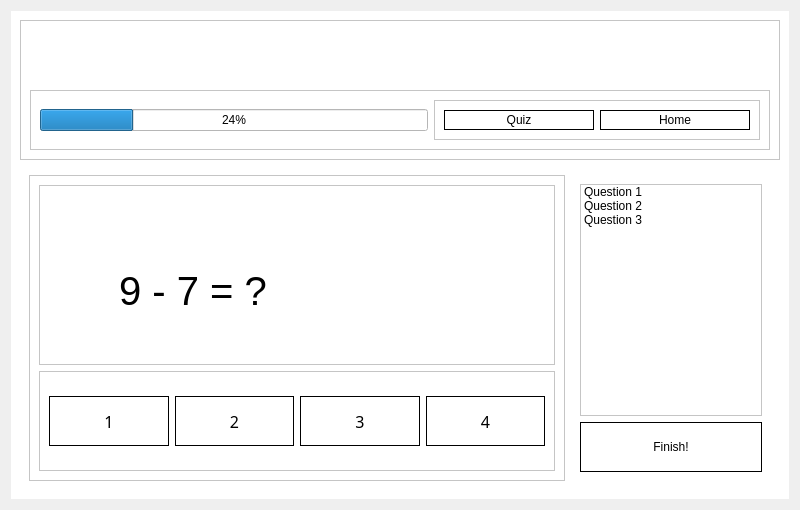
<?xml version="1.0" encoding="UTF-8"?>
<ui version="4.0">
 <class>Form</class>
 <widget class="QWidget" name="Form">
  <property name="geometry">
   <rect>
    <x>0</x>
    <y>0</y>
    <width>800</width>
    <height>510</height>
   </rect>
  </property>
  <property name="windowTitle">
   <string>Form</string>
  </property>
  <layout class="QVBoxLayout" name="verticalLayout">
   <item>
    <widget class="QFrame" name="frame_3">
     <property name="minimumSize">
      <size>
       <width>0</width>
       <height>0</height>
      </size>
     </property>
     <property name="maximumSize">
      <size>
       <width>16777215</width>
       <height>16777215</height>
      </size>
     </property>
     <property name="autoFillBackground">
      <bool>false</bool>
     </property>
     <property name="styleSheet">
      <string notr="true">background-color: rgb(255, 255, 255);</string>
     </property>
     <property name="frameShape">
      <enum>QFrame::NoFrame</enum>
     </property>
     <property name="frameShadow">
      <enum>QFrame::Raised</enum>
     </property>
     <layout class="QVBoxLayout" name="verticalLayout_2">
      <item>
       <widget class="QFrame" name="frame_9">
        <property name="frameShape">
         <enum>QFrame::StyledPanel</enum>
        </property>
        <property name="frameShadow">
         <enum>QFrame::Raised</enum>
        </property>
        <layout class="QVBoxLayout" name="verticalLayout_8">
         <item alignment="Qt::AlignHCenter">
          <widget class="QLabel" name="label_6">
           <property name="maximumSize">
            <size>
             <width>300</width>
             <height>16777215</height>
            </size>
           </property>
           <property name="font">
            <font>
             <family>Microsoft JhengHei</family>
             <pointsize>30</pointsize>
            </font>
           </property>
           <property name="text">
            <string/>
           </property>
           <property name="pixmap">
            <pixmap>../../resources/practice_time.png</pixmap>
           </property>
           <property name="scaledContents">
            <bool>true</bool>
           </property>
          </widget>
         </item>
         <item>
          <widget class="QFrame" name="frame_8">
           <property name="minimumSize">
            <size>
             <width>0</width>
             <height>30</height>
            </size>
           </property>
           <property name="styleSheet">
            <string notr="true">background-color: rgb(255, 255, 255);</string>
           </property>
           <property name="frameShape">
            <enum>QFrame::StyledPanel</enum>
           </property>
           <property name="frameShadow">
            <enum>QFrame::Raised</enum>
           </property>
           <layout class="QHBoxLayout" name="horizontalLayout_7">
            <item>
             <widget class="QProgressBar" name="progressBar_4">
              <property name="minimumSize">
               <size>
                <width>0</width>
                <height>0</height>
               </size>
              </property>
              <property name="maximumSize">
               <size>
                <width>525</width>
                <height>16777215</height>
               </size>
              </property>
              <property name="value">
               <number>24</number>
              </property>
             </widget>
            </item>
            <item>
             <widget class="QFrame" name="frame_12">
              <property name="frameShape">
               <enum>QFrame::StyledPanel</enum>
              </property>
              <property name="frameShadow">
               <enum>QFrame::Raised</enum>
              </property>
              <layout class="QHBoxLayout" name="horizontalLayout_8">
               <item>
                <widget class="QPushButton" name="quizBtn">
                 <property name="minimumSize">
                  <size>
                   <width>150</width>
                   <height>20</height>
                  </size>
                 </property>
                 <property name="maximumSize">
                  <size>
                   <width>30</width>
                   <height>16777215</height>
                  </size>
                 </property>
                 <property name="styleSheet">
                  <string notr="true">QPushButton{	
color: rgb(0, 0, 0);	background-color: rgb(255, 255, 255);
border:1px solid;
}
QPushButton:hover{
	color: rgb(255, 255, 255);
	background-color: rgb(0,0,0);
}</string>
                 </property>
                 <property name="text">
                  <string>Quiz</string>
                 </property>
                </widget>
               </item>
               <item>
                <widget class="QPushButton" name="homeBtn">
                 <property name="minimumSize">
                  <size>
                   <width>150</width>
                   <height>20</height>
                  </size>
                 </property>
                 <property name="maximumSize">
                  <size>
                   <width>30</width>
                   <height>16777215</height>
                  </size>
                 </property>
                 <property name="styleSheet">
                  <string notr="true">QPushButton{	
color: rgb(0, 0, 0);	background-color: rgb(255, 255, 255);
border:1px solid;
}
QPushButton:hover{
	color: rgb(255, 255, 255);
	background-color: rgb(0,0,0);
}</string>
                 </property>
                 <property name="text">
                  <string>Home</string>
                 </property>
                </widget>
               </item>
              </layout>
             </widget>
            </item>
           </layout>
          </widget>
         </item>
        </layout>
       </widget>
      </item>
      <item>
       <widget class="QFrame" name="frame_4">
        <property name="minimumSize">
         <size>
          <width>0</width>
          <height>250</height>
         </size>
        </property>
        <property name="styleSheet">
         <string notr="true">background-color: rgb(255, 255, 255);</string>
        </property>
        <property name="frameShape">
         <enum>QFrame::NoFrame</enum>
        </property>
        <property name="frameShadow">
         <enum>QFrame::Raised</enum>
        </property>
        <layout class="QHBoxLayout" name="horizontalLayout">
         <item>
          <widget class="QFrame" name="frame_5">
           <property name="autoFillBackground">
            <bool>false</bool>
           </property>
           <property name="frameShape">
            <enum>QFrame::StyledPanel</enum>
           </property>
           <property name="frameShadow">
            <enum>QFrame::Raised</enum>
           </property>
           <layout class="QVBoxLayout" name="verticalLayout_4">
            <item>
             <widget class="QFrame" name="frame_6">
              <property name="styleSheet">
               <string notr="true">@import url('https://fonts.googleapis.com/css?family=Anton&amp;display=swap');


$startPosX: 120%;
$startPosY: -800%;

*{
  padding: 0;
  margin: 0;
  box-sizing: border-box;
}


svg{
  position: absolute;
}
.wrapper{
  width: 100%;
  height: 100vh;
  overflow: hidden;
  background-color: #275EFE;
}
#container{
  height: 200px;
  width: 200px;
  margin: 300px auto;
  position: relative;
  filter: url(#goo);


  .text{
    position: absolute;
    top: 50%;
    left: 50%;
    transform: translate(-50%,-50%);
    font-family: Anton;
    font-size: 200px;
    z-index: 999;
    color: white;
  }


  .drop{
    height: 30px;
    width: 30px;
    border-radius: 15px;
    background-color: white;
    position: absolute;
    top: 50%;
    left: 50%;
    transform: translate($startPosX,$startPosY) scaleX(0.5);
    animation: move 6s cubic-bezier(1,.04,.74,.2) infinite;
  }
}


@keyframes move{
  0%{
    transform: translate($startPosX,$startPosY) scaleX(0.2);
    height: 60px;
  }
  30%{
    transform: translate($startPosX,-200%);
    height: 30px;
  }
  70%{
    transform: translate($startPosX,100%);
    height: 30px;
  }
  100%{
    transform: translate($startPosX,800%) scaleX(0.2);
    height: 60px;
  }
}




</string>
              </property>
              <property name="frameShape">
               <enum>QFrame::StyledPanel</enum>
              </property>
              <property name="frameShadow">
               <enum>QFrame::Raised</enum>
              </property>
              <widget class="QLabel" name="label">
               <property name="geometry">
                <rect>
                 <x>80</x>
                 <y>60</y>
                 <width>351</width>
                 <height>91</height>
                </rect>
               </property>
               <property name="font">
                <font>
                 <pointsize>30</pointsize>
                </font>
               </property>
               <property name="styleSheet">
                <string notr="true"/>
               </property>
               <property name="text">
                <string>9 - 7 = ?</string>
               </property>
              </widget>
             </widget>
            </item>
            <item>
             <widget class="QFrame" name="frame_7">
              <property name="maximumSize">
               <size>
                <width>16777215</width>
                <height>100</height>
               </size>
              </property>
              <property name="styleSheet">
               <string notr="true">@import url('https://fonts.googleapis.com/css?family=Anton&amp;display=swap');


$startPosX: 120%;
$startPosY: -800%;

*{
  padding: 0;
  margin: 0;
  box-sizing: border-box;
}


svg{
  position: absolute;
}
.wrapper{
  width: 100%;
  height: 100vh;
  overflow: hidden;
  background-color: #275EFE;
}
#container{
  height: 200px;
  width: 200px;
  margin: 300px auto;
  position: relative;
  filter: url(#goo);


  .text{
    position: absolute;
    top: 50%;
    left: 50%;
    transform: translate(-50%,-50%);
    font-family: Anton;
    font-size: 200px;
    z-index: 999;
    color: white;
  }


  .drop{
    height: 30px;
    width: 30px;
    border-radius: 15px;
    background-color: white;
    position: absolute;
    top: 50%;
    left: 50%;
    transform: translate($startPosX,$startPosY) scaleX(0.5);
    animation: move 6s cubic-bezier(1,.04,.74,.2) infinite;
  }
}


@keyframes move{
  0%{
    transform: translate($startPosX,$startPosY) scaleX(0.2);
    height: 60px;
  }
  30%{
    transform: translate($startPosX,-200%);
    height: 30px;
  }
  70%{
    transform: translate($startPosX,100%);
    height: 30px;
  }
  100%{
    transform: translate($startPosX,800%) scaleX(0.2);
    height: 60px;
  }
}




</string>
              </property>
              <property name="frameShape">
               <enum>QFrame::StyledPanel</enum>
              </property>
              <property name="frameShadow">
               <enum>QFrame::Raised</enum>
              </property>
              <layout class="QHBoxLayout" name="horizontalLayout_3">
               <item>
                <widget class="QPushButton" name="pushButton_13">
                 <property name="maximumSize">
                  <size>
                   <width>150</width>
                   <height>50</height>
                  </size>
                 </property>
                 <property name="font">
                  <font>
                   <family>Microsoft JhengHei</family>
                   <pointsize>12</pointsize>
                  </font>
                 </property>
                 <property name="styleSheet">
                  <string notr="true">QPushButton{	
color: rgb(0, 0, 0);	background-color: rgb(255, 255, 255);
border:1px solid;
}
QPushButton:hover{
	color: rgb(255, 255, 255);
	background-color: rgb(0,0,0);
}</string>
                 </property>
                 <property name="text">
                  <string>1</string>
                 </property>
                </widget>
               </item>
               <item>
                <widget class="QPushButton" name="pushButton_15">
                 <property name="maximumSize">
                  <size>
                   <width>150</width>
                   <height>50</height>
                  </size>
                 </property>
                 <property name="font">
                  <font>
                   <family>Microsoft JhengHei</family>
                   <pointsize>12</pointsize>
                  </font>
                 </property>
                 <property name="styleSheet">
                  <string notr="true">QPushButton{	
color: rgb(0, 0, 0);	background-color: rgb(255, 255, 255);
border:1px solid;
}
QPushButton:hover{
	color: rgb(255, 255, 255);
	background-color: rgb(0,0,0);
}</string>
                 </property>
                 <property name="text">
                  <string>2</string>
                 </property>
                </widget>
               </item>
               <item>
                <widget class="QPushButton" name="pushButton_11">
                 <property name="maximumSize">
                  <size>
                   <width>150</width>
                   <height>50</height>
                  </size>
                 </property>
                 <property name="font">
                  <font>
                   <family>Microsoft JhengHei</family>
                   <pointsize>12</pointsize>
                  </font>
                 </property>
                 <property name="styleSheet">
                  <string notr="true">QPushButton{	
color: rgb(0, 0, 0);	background-color: rgb(255, 255, 255);
border:1px solid;
}
QPushButton:hover{
	color: rgb(255, 255, 255);
	background-color: rgb(0,0,0);
}</string>
                 </property>
                 <property name="text">
                  <string>3</string>
                 </property>
                </widget>
               </item>
               <item>
                <widget class="QPushButton" name="pushButton_12">
                 <property name="maximumSize">
                  <size>
                   <width>150</width>
                   <height>50</height>
                  </size>
                 </property>
                 <property name="font">
                  <font>
                   <family>Microsoft JhengHei</family>
                   <pointsize>12</pointsize>
                  </font>
                 </property>
                 <property name="styleSheet">
                  <string notr="true">QPushButton{	
color: rgb(0, 0, 0);	background-color: rgb(255, 255, 255);
border:1px solid;
}
QPushButton:hover{
	color: rgb(255, 255, 255);
	background-color: rgb(0,0,0);
}</string>
                 </property>
                 <property name="text">
                  <string>4</string>
                 </property>
                </widget>
               </item>
              </layout>
             </widget>
            </item>
           </layout>
          </widget>
         </item>
         <item>
          <widget class="QFrame" name="frame_10">
           <property name="minimumSize">
            <size>
             <width>0</width>
             <height>0</height>
            </size>
           </property>
           <property name="maximumSize">
            <size>
             <width>200</width>
             <height>16777215</height>
            </size>
           </property>
           <property name="styleSheet">
            <string notr="true">background-color: rgb(255, 255, 255);</string>
           </property>
           <property name="frameShape">
            <enum>QFrame::NoFrame</enum>
           </property>
           <property name="frameShadow">
            <enum>QFrame::Raised</enum>
           </property>
           <layout class="QVBoxLayout" name="verticalLayout_3">
            <item>
             <widget class="QListWidget" name="listWidget_2">
              <item>
               <property name="text">
                <string>Question 1</string>
               </property>
              </item>
              <item>
               <property name="text">
                <string>Question 2</string>
               </property>
              </item>
              <item>
               <property name="text">
                <string>Question 3</string>
               </property>
              </item>
             </widget>
            </item>
            <item>
             <widget class="QPushButton" name="finishBtn_2">
              <property name="minimumSize">
               <size>
                <width>0</width>
                <height>50</height>
               </size>
              </property>
              <property name="styleSheet">
               <string notr="true">QPushButton{	
color: rgb(0, 0, 0);	background-color: rgb(255, 255, 255);
border:1px solid;
}
QPushButton:hover{
	color: rgb(255, 255, 255);
	background-color: rgb(0,0,0);
}</string>
              </property>
              <property name="text">
               <string>Finish!</string>
              </property>
             </widget>
            </item>
           </layout>
          </widget>
         </item>
        </layout>
       </widget>
      </item>
     </layout>
    </widget>
   </item>
  </layout>
 </widget>
 <resources/>
 <connections/>
</ui>
